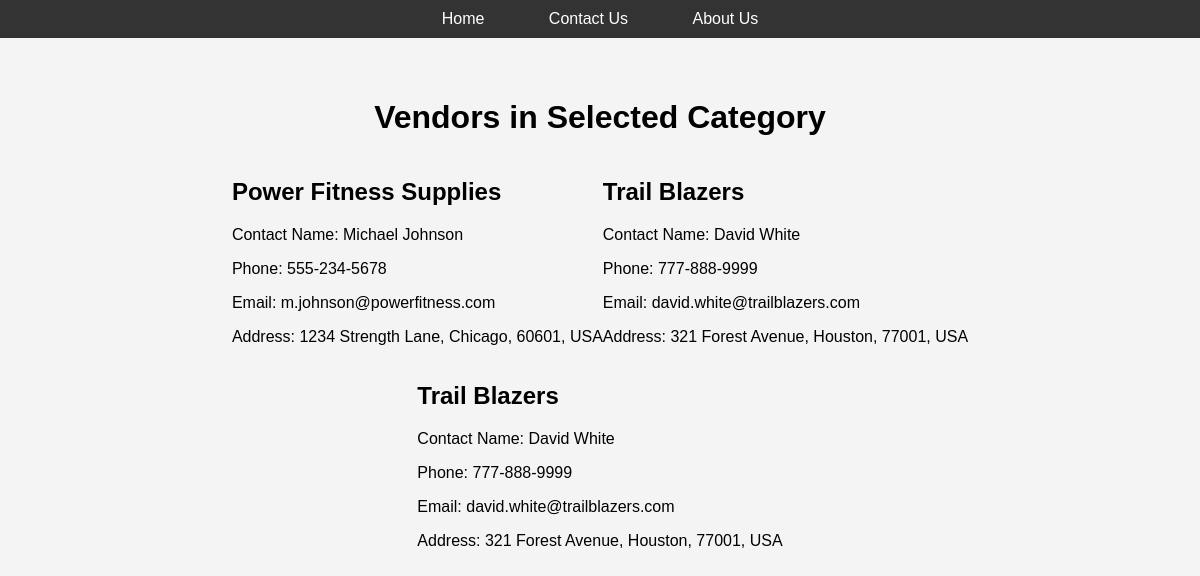
Screenshot of /User.php/vendors.php?category_id=33 with the database file from the repository.
### tables this page shows
CREATE TABLE Vendor (
    VendorID INT PRIMARY KEY,
    VendorName VARCHAR(100),
    ContactName VARCHAR(100),
    Phone VARCHAR(20),
    Email VARCHAR(255),
    Address VARCHAR(255),
    City VARCHAR(100),
    PostalCode VARCHAR(20),
    Country VARCHAR(100),
    CreatedDate TIMESTAMP DEFAULT CURRENT_TIMESTAMP
);

### User.php/vendors.php (the view, shortened to what this page needs)
<?php
$categoryId = intval($_GET['category_id']);
function get_vendors_by_category($categoryId) {
    $sql = "SELECT v.VendorID, v.VendorName, v.ContactName, v.Phone, v.Email, v.Address, v.City, v.PostalCode, v.Country
            FROM Vendor v
            INNER JOIN Product p ON v.VendorID = p.VendorID
            WHERE p.CategoryID = ?";
    $stmt = $GLOBALS['conn']->prepare($sql);
    $stmt->bind_param("i", $categoryId);
    $stmt->execute();
    $result = $stmt->get_result();
    $rows = $result->fetch_all(MYSQLI_ASSOC);
    return $rows;
}
$vendors = get_vendors_by_category($categoryId);
?>
<!DOCTYPE html>
<html lang="en">
<head>
</head>
<body>
<div class="menu">
    <a href="index.php">Home</a>
    <a href="contact.php">Contact Us</a>
    <a href="about.php">About Us</a>
</div>
<div class="container">
    <h1>Vendors in Selected Category</h1>
    <?php if (count($vendors) > 0): ?>
       <?php foreach ($vendors as $vendor): ?>
    <div class="vendor-card" onclick="window.location.href='products.php?vendor_id=<?php echo $vendor['VendorID']; ?>'">
        <h2><?php echo htmlspecialchars($vendor['VendorName']); ?></h2>
        <p>Contact Name: <?php echo htmlspecialchars($vendor['ContactName']); ?></p>
        <p>Phone: <?php echo htmlspecialchars($vendor['Phone']); ?></p>
        <p>Email: <?php echo htmlspecialchars($vendor['Email']); ?></p>
        <p>Address: <?php echo htmlspecialchars($vendor['Address']) . ', ' . htmlspecialchars($vendor['City']) . ', ' . htmlspecialchars($vendor['PostalCode']) . ', ' . htmlspecialchars($vendor['Country']); ?></p>
    </div>
<?php endforeach; ?>
    <?php else: ?>
        <p>No vendors found for this category.</p>
    <?php endif; ?>
</div>
</body>
</html>

### User.php/vendors.php (style rules this page uses)
body { font-family: Arial, sans-serif; background-color: #f4f4f4; margin: 0; padding: 0; }
.menu { text-align: center; background-color: #333; padding: 10px; }
.menu a { color: white; padding: 14px 20px; text-decoration: none; margin: 0 10px; border-radius: 4px; }
h1 { text-align: center; }
.container { display: flex; flex-wrap: wrap; justify-content: center; max-width: 800px; margin: 20px auto; padding: 20px; }

### rows the page displays
vendor: VendorName "Power Fitness Supplies", ContactName "Michael Johnson", Phone "555-234-5678", Email "m.johnson@powerfitness.com", Address "1234 Strength Lane", City "Chicago", PostalCode "60601", Country "USA"
vendor: VendorName "Trail Blazers", ContactName "David White", Phone "777-888-9999", Email "david.white@trailblazers.com", Address "321 Forest Avenue", City "Houston", PostalCode "77001", Country "USA"
